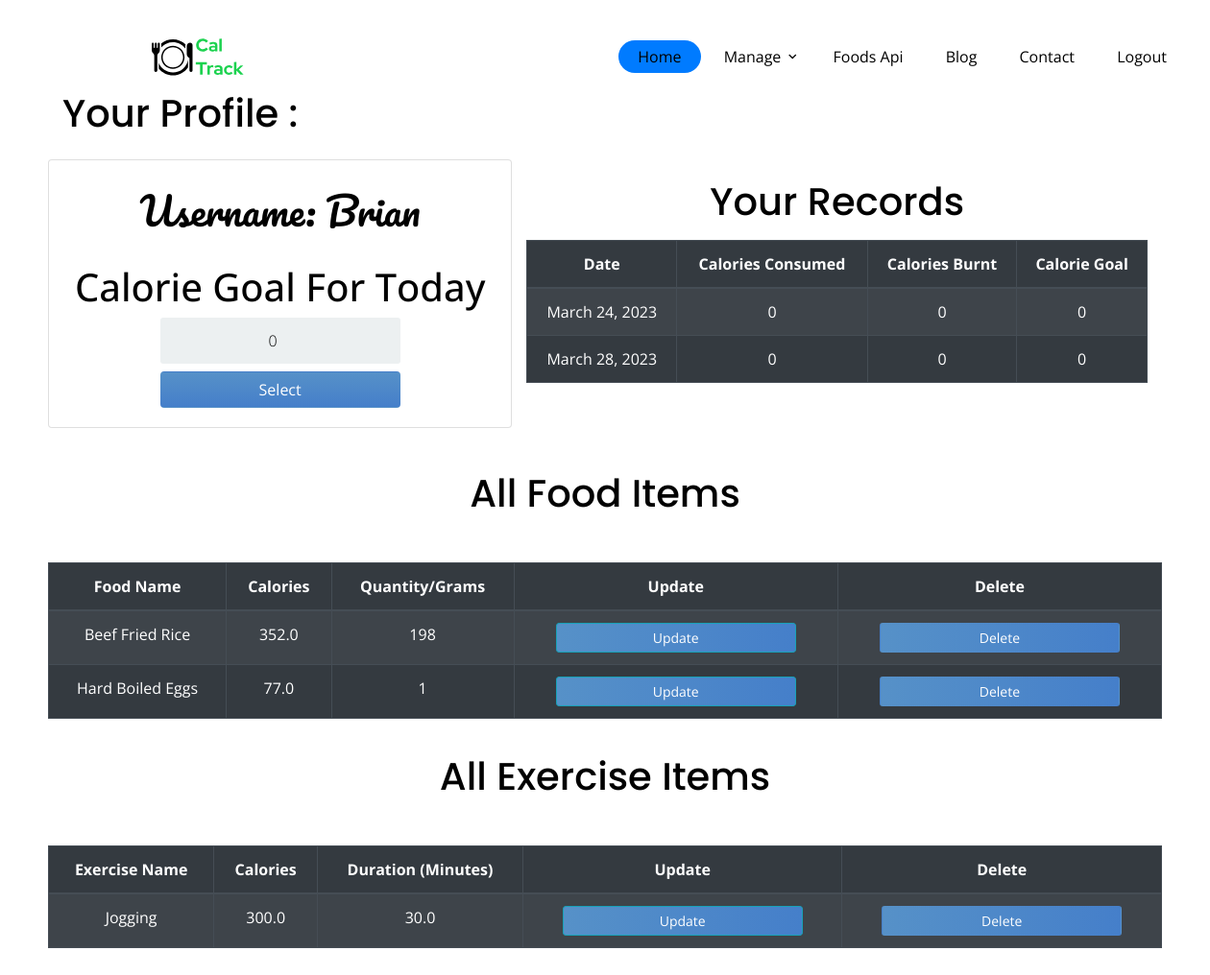
Before: /profile/ (signed in) with the older database file.
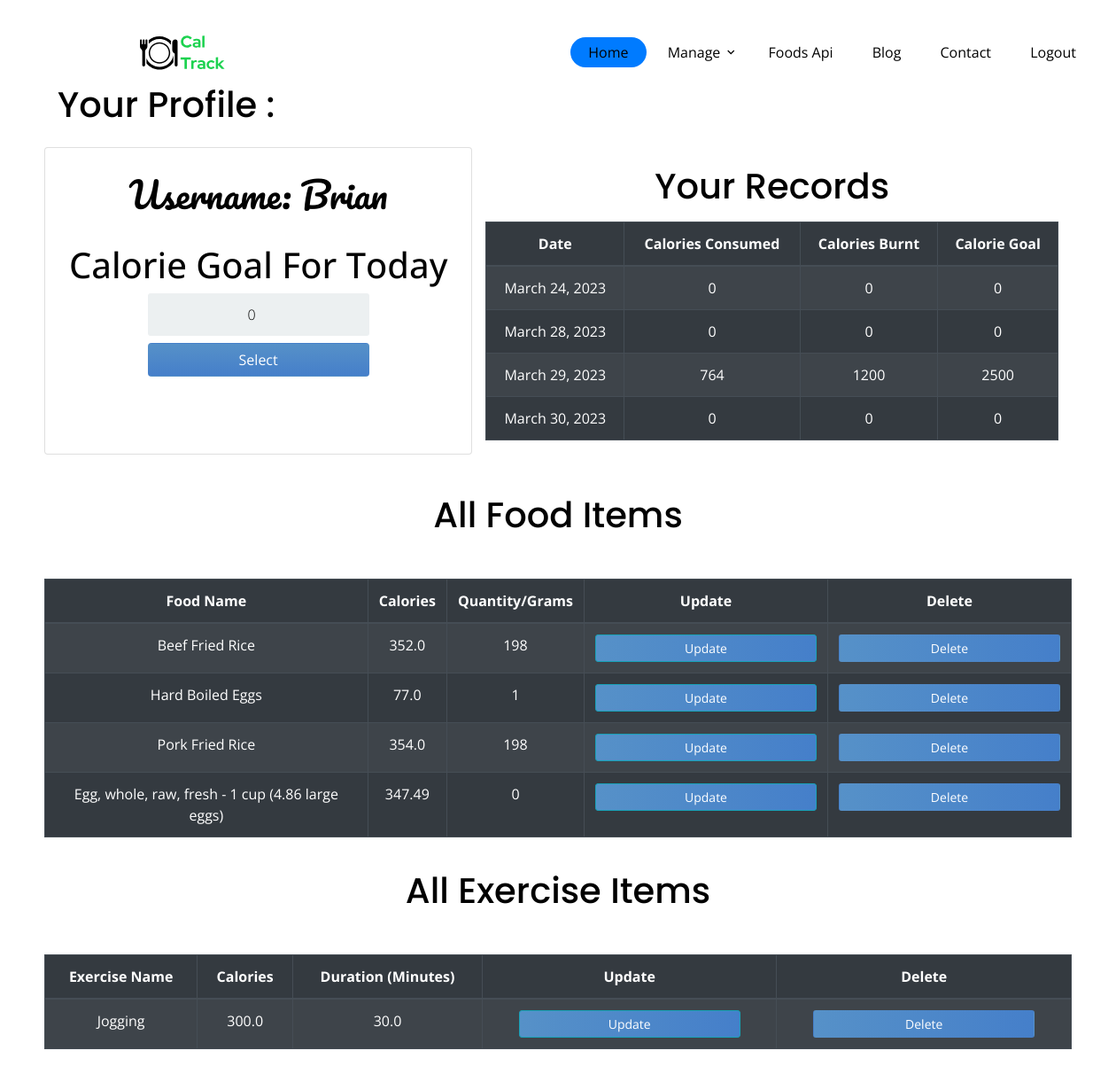
After: the same page with the newer database file.
### calories/models.py (models this page shows, shortened)
class Profile(models.Model):
    person_of = models.ForeignKey(User, null=True, on_delete=models.CASCADE)
    calorie_count = models.FloatField(default=0, null=True, blank=True)
    food_selected = models.ForeignKey(Food, on_delete=models.CASCADE, null=True, blank=True)
    quantity = models.FloatField(default=0)
    total_calorie = models.PositiveIntegerField(default=0, null=True)
    date = models.DateField(auto_now_add=True)
    calorie_goal = models.PositiveIntegerField(default=0)
    total_calorie_burned = models.PositiveIntegerField(default=0)
    exercise_selected = models.ForeignKey(Exercise, on_delete=models.CASCADE, null=True, blank=True)
    duration = models.FloatField(default=0, null=True, blank=True)
    all_food_selected_today = models.ManyToManyField(Food, through='PostFood', related_name='inventory')
    all_exercises_selected_today = models.ManyToManyField(Exercise, through='PostExercise', related_name='exercises')

class Food(models.Model):
	name = models.CharField(max_length=200 ,null=False)
	quantity = models.PositiveIntegerField(null=False,default=0)
	calorie = models.FloatField(null=False,default=0)
	fat = models.FloatField(null=False,default=0)
	protein = models.FloatField(null = False, default = 0)
	carbohydrate = models.FloatField(null=False, default= 0)
	person_of = models.ForeignKey(User,null=True,on_delete=models.CASCADE)

class Exercise (models.Model):
	name = models.CharField(max_length=200, null=False)
	calorie = models.FloatField(null=False, default=0)
	duration = models.FloatField(null= False,default=0)
	person_of = models.ForeignKey(User,null=True,on_delete=models.CASCADE)

### calories/views.py (the view)
# urls.py: path('profile/',ProfilePage,name='profile'),
@login_required
def ProfilePage(request):
	person = Profile.objects.filter(person_of=request.user).last()
	food_items = Food.objects.filter(person_of=request.user)
	exercise_items = Exercise.objects.filter(person_of=request.user)
	form = ProfileForm(instance=person)
	if request.method == 'POST':
		form = ProfileForm(request.POST,instance=person)
		if form.is_valid():
			form.save()
			return redirect('profile')
	else:
		form = ProfileForm(instance=person)
	some_day_last_week = timezone.now().date() -timedelta(days=7)
	records=Profile.objects.filter(date__gte=some_day_last_week,date__lt=timezone.now().date(),person_of=request.user)
	context = {'form': form, 'food_items': food_items, 'exercise_items': exercise_items, 'records': records}
	return render(request, 'profile.html',context)

### calories/forms.py
class ProfileForm(forms.ModelForm):
	class Meta:
		model = Profile
		fields = ('calorie_goal',)

### templates/profile.html (shortened to what this page needs)
{% extends 'base.html' %}
{% block content %}
<div class="container-fluid">
    <h1 class="headline mt-4">Your Profile :</h1>
        <div class="row mt-4 mb-4">
            <div class="col-lg-5 card card-body">
            <div class="app-title">
                <h1 class="text-center profile-text mt-2">Username: {{ request.user }} </h1>
            </div>
            <form method="POST" action="{% url 'home' %}" class="login-form pt-4">
                {% for field in form %}
                <h1>Calorie Goal For Today</h1>
                {{ field }}
                {% endfor %}
                <input class="btn login_btn profile-submit mt-2 ml-0" type="submit" value="Select">
            </form>
        </div>
        <div class="col-lg-7">
        <h1 class="text-center headline pb-2">Your Records</h1>
        <table class="table table-striped table-dark table-bordered table-hover text-center">
            <thead class="thead-dark">
                <tr>
                    <th scope="col">Date</th>
                    <th scope="col">Calories Consumed</th>
                    <th scope="col">Calories Burnt</th>
                    <th scope="col">Calorie Goal</th>
                </tr>
            </thead>
            <tbody>
                {% for record in records %}
                <tr>
                    <td>{{ record.date }}</td>
                    <td>{{ record.total_calorie }}</td>
                    <td>{{ record.total_calorie_burned}}</td>
                    <td>{{ record.calorie_goal }}</td>
                </tr>
                {% endfor %}
            </tbody>
        </table>
    </div>
     </div>
    <h1 class="text-center headline">All Food Items</h1>
     <div class="row mt-5">
      <table class="table table-striped table-dark table-bordered table-hover text-center">
            <thead class="thead-dark">
                <tr>
                    <th scope="col">Food Name</th>
                    <th scope="col">Calories</th>
                    <th scope="col">Quantity/Grams</th>
                    <th scope="col">Update</th>
                    <th scope="col">Delete</th>
                </tr>
            </thead>
            <tbody>
                {% for food in food_items %}
                <tr>
                    <td>{{ food.name }}</td>
                    <td>{{ food.calorie }}</td>
                    <td>{{ food.quantity }}</td>
                    <td><a class="btn btn-sm btn-info" href="{% url 'update_food' food.id %}">Update</a></td>
                    <td><a class="btn btn-sm " href="{% url 'delete_food' food.id %}">Delete</a></td>
                </tr>
                {% endfor %}
            </tbody>
        </table>
    </div>
    <h1 class="text-center headline">All Exercise Items</h1>
    <div class="row mt-5">
        <table class="table table-striped table-dark table-bordered table-hover text-center">
              <thead class="thead-dark">
                  <tr>
                      <th scope="col">Exercise Name</th>
                      <th scope="col">Calories</th>
                      <th scope="col">Duration (Minutes)</th>
                      <th scope="col">Update</th>
                      <th scope="col">Delete</th>
                  </tr>
              </thead>
              <tbody>
                {% for exercise in exercise_items %}
                <tr>
                    <td>{{ exercise.name }}</td>
                    <td>{{ exercise.calorie }}</td>
                    <td>{{ exercise.duration }}</td>
                    <td><a class="btn btn-sm btn-info" href="{% url 'update_exercise' exercise.id %}">Update</a></td>
                    <td><a class="btn btn-sm " href="{% url 'delete_exercise' exercise.id %}">Delete</a></td>
                  </tr>
                  {% endfor %}
              </tbody>
          </table>
      </div>
</div>
{% endblock content %}

### templates/base.html (shortened to what this page needs)
<!DOCTYPE html>
{% load static %}
<html>
<head>
	<link href="{% static 'css/base.css' %}" rel="stylesheet">
  <link rel="stylesheet" href="{% static 'css/style.css' %}">
  <link rel="stylesheet" href="{% static 'css/bootstrap.min.css' %}">
  <link rel="stylesheet" href="https://cdnjs.cloudflare.com/ajax/libs/font-awesome/6.3.0/css/all.min.css">
  <link rel="stylesheet" href="{% static 'fonts/icomoon/style.css'%}">
  <link rel="stylesheet" href="{% static 'css/owl.carousel.min.css'%}">
  <link rel="stylesheet" href="{% static 'css/style.css' %}">
</head>
<body>
  <header class="site-navbar" role="banner">
    <div class="container">
      <div class="row align-items-center">
        <div class="col-11 col-xl-2">
          <a href={% url "home" %}><img src="{% static 'img/logo.svg' %}" alt="Logo" class="logo"></a>
        </div>
        <div class="col-12 col-md-10 d-none d-xl-block">
          <nav class="site-navigation position-relative text-right" role="navigation">
            <ul class="site-menu js-clone-nav mr-auto d-none d-lg-block">
              <li class="active"><a {% if url_name == 'home' %} active{% endif %}" href={% url "home" %} "><span>Home</span></a></li>
              <li class="has-children">
                <a href=""><span>Manage</span></a>
                <ul class="dropdown arrow-top">
                  <li><a = {% if url_name == 'profile' %} active{% endif %}" href={% url "profile" %}>Your Profile</a></li>
              <li><a = {% if url_name == 'foods_search' %} active{% endif %}" href={% url "search_foods" %}><span>Foods Api</span></a></li>
              <li><a href=""><span>Blog</span></a></li>
              <li><a href=""><span>Contact</span></a></li>
              <li><a href="{% url "logout" %}"><span>Logout</span></a></li>
            </ul>
          </nav>
        </div>
        </div>
      </div>
  </header>
        {% block content %}
        {% endblock content %}
</body>
</html>

### static/css/base.css (style rules this page uses)
a { text-decoration:none !important; }
.logo { position: relative; top: 0; left: 50%; transform: translateX(-50%); width: 100px; height: auto; z-index: 9999; }
body { font-family: Arial; background-color: #3498DB; padding: 50px; }
.app-title { text-align: center; color: #777; }
.login-form { text-align: center; }
input { text-align: center; background-color: #ECF0F1; border: 2px solid transparent; border-radius: 3px; font-size: 16px; font-weight: 200; padding: 10px 0; width: 250px; transition: border .5s; }
.btn { background: #457fca; background: -webkit-linear-gradient(to right, #5691c8, #457fca); background: linear-gradient(to right, #5691c8, #457fca); color: white !important; font-size: 16px; line-height: 25px; padding: 10px 0; text-decoration: none; text-shadow: none; border-radius: 3px; box-shadow: none; transition: 0.25s; display: block; width: 250px; margin: 0 auto; }
.card { color:black; }
.card::before, .card::after { position: absolute; top: 0; right: 0; bottom: 0; left: 0; transform: scale3d(0, 0, 1); transition: transform .3s ease-out 0s; background: rgba(255, 255, 255, 0.1); content: ''; pointer-events: none; }
.card::before { transform-origin: left top; }
.card::after { transform-origin: right bottom; }
.card { font-family: 'Open Sans', sans-serif; }
.headline { font-family: 'Poppins', sans-serif; padding-top:20px; color: black; color: -webkit-linear-gradient(to right, #6dd5ed, #2193b0); color: linear-gradient(to right, #6dd5ed, #2193b0); }
.profile-text { color:black; font-family: 'Pacifico', cursive; }
.profile-submit { background: #457fca; background: -webkit-linear-gradient(to bottom, #5691c8, #457fca); background: linear-gradient(to bottom, #5691c8, #457fca); }
.card { position: relative; overflow: hidden; }

Changed rows visible on the page:
added Profile: form "0"
added Profile: date "March 29, 2023", total_calorie "764", total_calorie_burned "1200", calorie_goal "2500"
added Profile: date "March 30, 2023", total_calorie "0", total_calorie_burned "0", calorie_goal "0"
added Food: name "Pork Fried Rice", calorie "354.0", quantity "198"
added Food: name "Egg, whole, raw, fresh - 1 cup (4.86 large eggs)", calorie "347.49", quantity "0"
